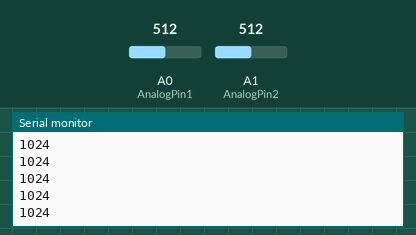
This sketch was run on a simulated Arduino Uno, built with avr-gcc and run on an emulated ATmega328P. On the bench: the last lines printed to the serial monitor. Inputs (shaded band) come from the test bench; at power-on: A0 (AnalogPin1) = 512, A1 (AnalogPin2) = 512.

Above: at 1.2 s.
1.3 s: A0 (AnalogPin1) set to 716
At 1.31 s:
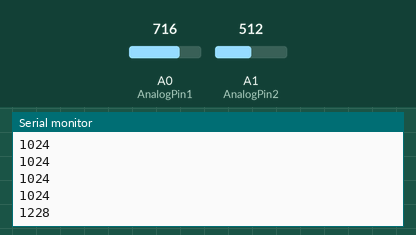
2.8 s: A1 (AnalogPin2) set to 716
At 2.82 s:
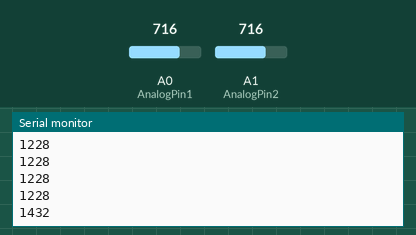
4.3 s: A0 (AnalogPin1) set to 900
At 4.33 s:
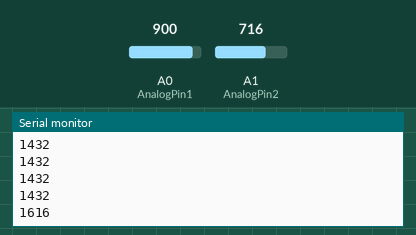
5.8 s: A1 (AnalogPin2) set to 900
At 5.83 s:
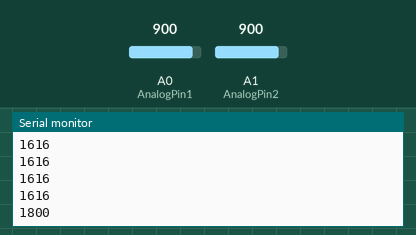
Timing chart, 0 to 8.3 s (numbered marks = the images above; inputs shaded):
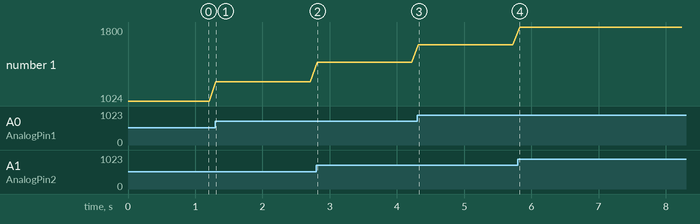

The sketch:

pressure_sensor.ino
```cpp
int AnalogPin1 = 0; // FSR is connected to analog 0
int AnalogPin2 = 1;
int fsrReading1;
int fsrReading2;
int fsrReading;
void setup() {
  // put your setup code here, to run once:
Serial.begin(9600);
pinMode(AnalogPin1, INPUT);
pinMode(AnalogPin2, INPUT);
}

void loop() {
  // put your main code here, to run repeatedly:
  fsrReading1 = analogRead(AnalogPin1);
  fsrReading2 = analogRead(AnalogPin2);
  fsrReading = round((fsrReading1+fsrReading2));
  Serial.println(fsrReading);
  delay(100);
}
```

Measured:
- after the input at 1.3 s, the serial monitor: prints a new line at once (image 1)
- after the input at 2.8 s, the serial monitor: prints a new line at once (image 2)
- after the input at 4.3 s, the serial monitor: prints a new line at once (image 3)
- after the input at 5.8 s, the serial monitor: prints a new line at once (image 4)
- plotted number 1: 1024 → 1228 after the input at 1.3 s, 1228 → 1432 after the input at 2.8 s, 1432 → 1616 after the input at 4.3 s, 1616 → 1800 after the input at 5.8 s
